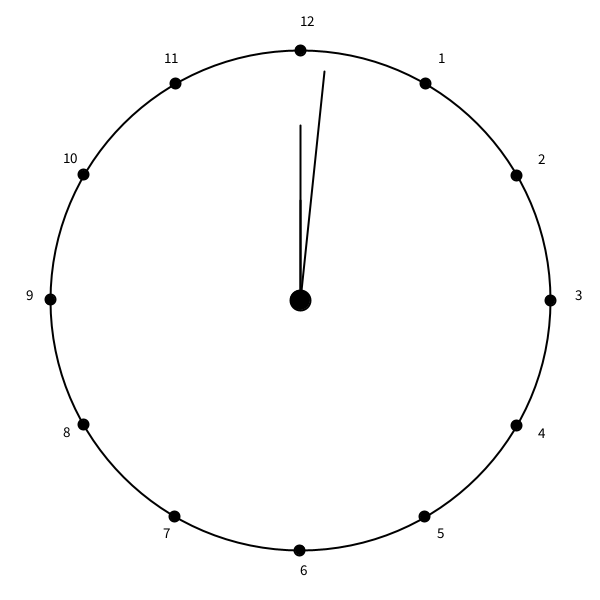
Frame 1 (no input)
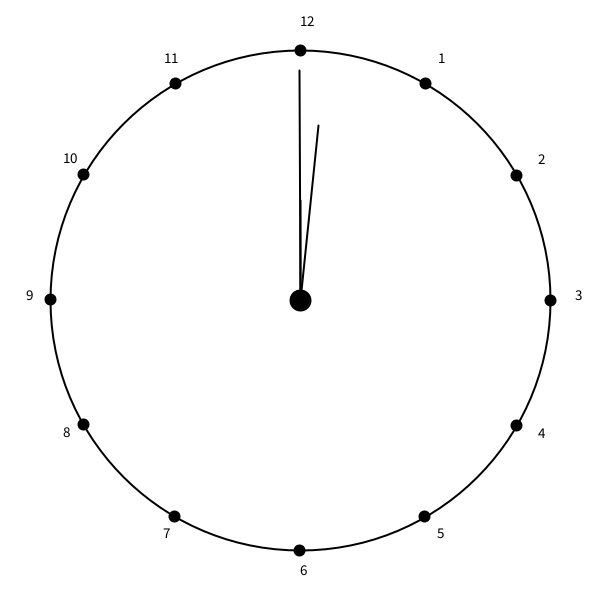
Frame 60 (the mouse pressed at the canvas centre just before this capture)
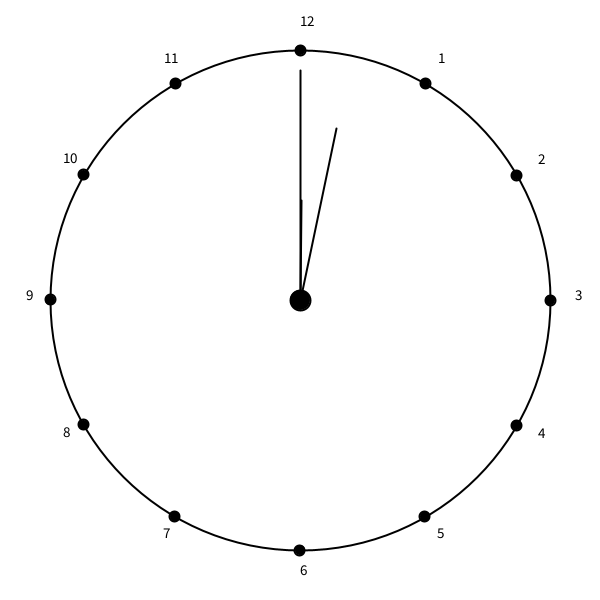
Frame 120 (the mouse held since frame 60 and released just before this capture)

The Processing sketch that drew these frames (run headless with seeded random() and noise(); from frame 60 on, the mouse is pressed at the canvas centre):

// Processing sketch: Clock
// ── Clock.pde
float minX = 0;
float minY = 0;
float hourX = 0;
float hourY = 0;
float secondX = 0;
float secondY = 0;
float minTheta = -PI / 1800.0;
float secTheta = -PI / 30.0;
float hourTheta = -PI / 21600.0;

float sr = -230;
float mr = -175;
float hr = -100;
float stheta = 0;
float mtheta = 0;
float htheta = 0;


void setup(){
  size(600, 600);
  background(255);  
}

void ellipses() {
  float x = 0.0, y = 0.0, x1 = 0.0, y1 = 0.0;
  for(float f = 0.0; f < 360.0; f = f + 30.0) {
    x = -250.0 * sin(-f * PI / 180);
    y = -250.0 * cos(-f * PI / 180);
    x1 = -275.0 * sin(-f * PI / 180);
    y1 = -275.0 * cos(-f * PI / 180);
    fill(0);
    ellipse(x, y, 10, 10);
    textSize(15);
    if (f == 0.0) { text(12, x1, y1); }
    else { text(int(f / 30.0), x1, y1); }
  }
}

void draw(){
  translate(300, 300);
  background(255);
  stroke(0);
  strokeWeight(2);
  
  fill(255);
  ellipse(0, 0, 500, 500);
  
  fill(0);
  ellipse(0, 0, 20, 20);
  
  ellipses();

  stheta += secTheta;
  if (stheta == 360) {
    print("STheta reset\n");
    stheta = 0;
  }
  secondX = sr * sin(stheta);
  secondY = sr * cos(stheta);
  
  mtheta += minTheta;
  if ((mtheta + 360.0) < 0.0000001) {
    mtheta = 0;
    print("MTheta reset\n");
  }
  minX = mr * sin(mtheta);
  minY = mr * cos(mtheta);
  
  htheta += hourTheta;
  if ((htheta + 360.0) < 0.0000001) {
    htheta = 0;
    print("HTheta reset\n");
  }
  hourX = hr * sin(htheta);
  hourY = hr * cos(htheta);  
  
  line(0, 0, secondX, secondY);
  line(0, 0, minX, minY);
  line(0, 0, hourX, hourY);
  
  
}
